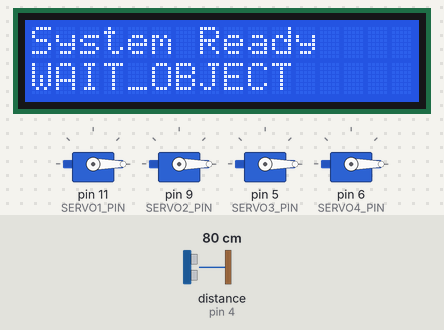
Bench run of a sketch on a simulated Arduino Uno, built with avr-gcc and run on an emulated ATmega328P. Shown: 4 × servo, 16×2 character LCD. Wiring (inferred from the names in the program): ultrasonic range finder: trigger pin 12; echo pin 4. Inputs (shaded band) come from the test bench; at power-on: distance to the obstacle (sensor on pin 4) 80 cm. The echo pulse lasts 58.3 µs per cm.

Above: at 1.2 s.
1.3 s: distance to the obstacle (sensor on pin 4) set to 11 cm
4.3 s: distance to the obstacle (sensor on pin 4) set to 8 cm
At 7.2 s:
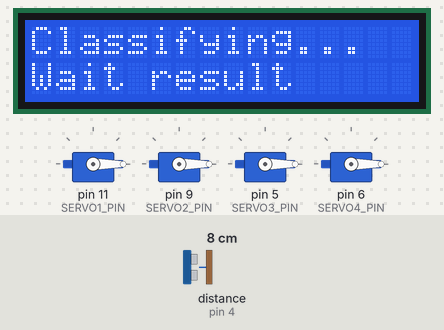
Timing chart, 0 to 8.7 s (numbered marks = the images above; inputs shaded):
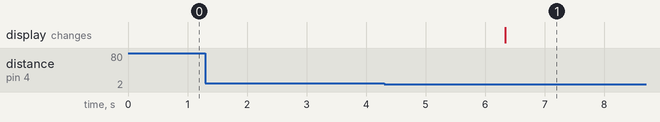

Measured:
- the behaviour switches between 10 and 9 cm on distance to the obstacle (sensor on pin 4) (found by bisection; images 0 and 1)
- after the input at 1.3 s, every drawn part: stays the same
- after the input at 4.3 s, the display: changes after 2.0 s (image 1)

The sketch:

arduino_lid.ino
```cpp
/*
 * 쓰레기 분류 시스템의 물체 감지·뚜껑·LCD 제어 보드 코드입니다.
 * 초음파로 물체를 감지해 Zybo에 분류를 요청하고 1~6 결과 문자에 따라 서보와 안내 화면을 제어합니다.
 * WAIT_OBJECT, WAIT_CLASS, SERVO_ACTIVE_HOLD의 세 상태를 loop에서 순서대로 관리합니다.
 */

#include <SoftwareSerial.h>
#include <Servo.h>
#include <Wire.h>
#include <LiquidCrystal_I2C.h>
#include <avr/io.h>

const int TRIG_PIN = 12;
const int ECHO_PIN = 4;

SoftwareSerial ZYNQ_Serial(7, 8);

Servo servo1, servo2, servo3, servo4;

const int SERVO1_PIN = 11;
const int SERVO2_PIN = 9;
const int SERVO3_PIN = 5;
const int SERVO4_PIN = 6;

LiquidCrystal_I2C lcd(0x27, 16, 2);

const int SERVO_HOME   = 0;
const int SERVO_ACTIVE = 90;

const float DETECTION_THRESHOLD_CM = 10.0f;

const unsigned long DETECT_HOLD_MS        = 2000;
const unsigned long SERVO_HOLD_MS         = 5000;
const unsigned long WAIT_CLASS_TIMEOUT_MS = 10000;
const unsigned long NONE_SHOW_MS          = 2500;

enum State {
  WAIT_OBJECT,
  WAIT_CLASS,
  SERVO_ACTIVE_HOLD
};

State state = WAIT_OBJECT;

unsigned long detectStart = 0;
unsigned long stateTs     = 0;

int activeServoIdx = 0;
unsigned long noneDisplayStart = 0;

/**
 * 기능: 물체 감지용 초음파 센서의 echo 길이를 거리로 변환합니다.
 * 입력: 없음. trigger/echo 핀과 micros()를 사용합니다.
 * 출력: cm 단위 거리, timeout·측정 범위 초과이면 999.0.
 * 처리 구조: 10 us trigger 이후 echo 상승·하강을 각각 제한 시간 안에 읽고 펄스 길이를 58로 나눕니다.
 */
float measureDistanceCm();
/**
 * 기능: 네 개 쓰레기통 서보를 닫힘 위치로 복귀시킵니다.
 * 입력: 없음. 연결된 servo1~4를 사용합니다.
 * 출력: 모든 서보에 SERVO_HOME 각도를 기록합니다.
 * 처리 구조: 시작·오류·상태 전환 때 다른 뚜껑이 열려 있지 않도록 공통 복귀 동작을 수행합니다.
 */
void resetAllHome();
/**
 * 기능: 선택한 쓰레기 종류의 서보를 지정 각도로 이동합니다.
 * 입력: idx: 서보 번호 1~4, angle: 목표 각도.
 * 출력: 해당 Servo 인스턴스의 write()를 호출합니다.
 * 처리 구조: 번호를 switch로 구분하고 해당하는 서보 한 개만 제어합니다.
 */
void moveServoIdx(int idx, int angle);
/**
 * 기능: 분류 결과 문자를 사람이 읽을 수 있는 LCD 문구로 표시합니다.
 * 입력: c: ASCII 1~5 분류 결과.
 * 출력: LCD에 CAN/GENERAL/GLASS/PET/NONE을 표시합니다.
 * 처리 구조: 화면을 지우고 공통 제목과 종류 문자열을 두 줄에 출력합니다.
 */
void displayClassOnLCD(char c);
/**
 * 기능: 다음 물체를 기다리는 LCD 화면으로 전환합니다.
 * 입력: 없음. LCD 인스턴스를 사용합니다.
 * 출력: System Ready와 WAIT_OBJECT 문구를 표시합니다.
 * 처리 구조: 화면을 지운 뒤 첫째·둘째 줄의 커서를 설정하고 안내 문구를 출력합니다.
 */
void lcdShowReady();

/**
 * 기능: 초음파 센서 trigger 출력을 LOW로 내립니다.
 * 입력: 없음. D12(PB4)를 사용합니다.
 * 출력: PORTB의 PB4 bit를 0으로 만듭니다.
 * 처리 구조: trigger 펄스의 시작 전·종료 후 기준 상태를 설정합니다.
 */
static inline void trigLow()  { PORTB &= ~(1 << PB4); }
/**
 * 기능: 초음파 센서 trigger 펄스를 HIGH로 올립니다.
 * 입력: 없음. D12(PB4)를 사용합니다.
 * 출력: PORTB의 PB4 bit를 1로 만듭니다.
 * 처리 구조: 측정 함수가 짧게 유지한 뒤 trigLow로 펄스를 종료합니다.
 */
static inline void trigHigh() { PORTB |=  (1 << PB4); }
/**
 * 기능: 초음파 센서 echo 핀의 현재 논리값을 읽습니다.
 * 입력: 없음. D4(PD4)를 사용합니다.
 * 출력: echo가 HIGH이면 1, LOW이면 0.
 * 처리 구조: PIND의 PD4 bit를 검사해 상승·하강 시각 측정에 제공합니다.
 */
static inline uint8_t echoRead() { return (PIND & (1 << PD4)) != 0; }

/**
 * 기능: 쓰레기통 뚜껑 보드의 통신·센서·서보·LCD를 준비합니다.
 * 입력: 없음. 부팅 시 Arduino core가 호출합니다.
 * 출력: UART, trigger/echo pin, 네 Servo와 LCD 대기 화면.
 * 처리 구조: 주변장치를 초기화하고 모든 뚜껑을 닫은 뒤 WAIT_OBJECT 화면을 표시합니다.
 */
void setup() {
  Serial.begin(115200);
  ZYNQ_Serial.begin(115200);

  DDRB |= (1 << DDB4);
  trigLow();

  DDRD &= ~(1 << DDD4);
  PORTD &= ~(1 << PD4);

  servo1.attach(SERVO1_PIN);
  servo2.attach(SERVO2_PIN);
  servo3.attach(SERVO3_PIN);
  servo4.attach(SERVO4_PIN);

  resetAllHome();

  lcd.init();
  lcd.backlight();
  lcdShowReady();
}

/**
 * 기능: 물체 감지→분류 대기→뚜껑 개방·복귀 상태 머신을 실행합니다.
 * 입력: 초음파 거리, millis(), Zybo UART 문자.
 * 출력: 분류 요청 문자, LCD 안내, 해당 서보의 열림/닫힘.
 * 처리 구조: WAIT_OBJECT에서 2초 감지 후 요청, WAIT_CLASS에서 결과/오류/timeout 처리, SERVO_ACTIVE_HOLD에서 5초 후 복귀합니다.
 */
void loop() {
  unsigned long now = millis();
  float dCurrent = (state == WAIT_OBJECT) ? measureDistanceCm() : 999.0f;
  now = millis();

  switch (state) {

    case WAIT_OBJECT: {
      if (noneDisplayStart != 0 && (now - noneDisplayStart >= NONE_SHOW_MS)) {
        noneDisplayStart = 0;
        lcdShowReady();
      }

      if (dCurrent < DETECTION_THRESHOLD_CM) {
        if (detectStart == 0) {
          detectStart = now;
        } else if (now - detectStart >= DETECT_HOLD_MS) {
          while (ZYNQ_Serial.available()) ZYNQ_Serial.read();

          ZYNQ_Serial.print('1');

          lcd.clear();
          lcd.setCursor(0, 0);
          lcd.print("Classifying...");
          lcd.setCursor(0, 1);
          lcd.print("Wait result");

          detectStart = 0;
          stateTs = now;
          state = WAIT_CLASS;
        }
      } else {
        detectStart = 0;
      }
      break;
    }

    case WAIT_CLASS:
      if (WAIT_CLASS_TIMEOUT_MS > 0 &&
          (now - stateTs) > WAIT_CLASS_TIMEOUT_MS) {
        resetAllHome();
        noneDisplayStart = 0;
        lcdShowReady();
        state = WAIT_OBJECT;
        break;
      }

      if (ZYNQ_Serial.available()) {
        char c = ZYNQ_Serial.read();

        if (c == '6') {
          resetAllHome();
          lcd.clear();
          lcd.print("Classify failed");
          noneDisplayStart = now;
          state = WAIT_OBJECT;
          break;
        }
        if (c >= '1' && c <= '5') {
          displayClassOnLCD(c);

          if (c >= '1' && c <= '4') {
            activeServoIdx = c - '0';

            resetAllHome();
            moveServoIdx(activeServoIdx, SERVO_ACTIVE);

            noneDisplayStart = 0;
            stateTs = now;
            state = SERVO_ACTIVE_HOLD;

          } else if (c == '5') {
            noneDisplayStart = now;
            activeServoIdx = 0;
            resetAllHome();
            state = WAIT_OBJECT;
          }
        }
      }
      break;

    case SERVO_ACTIVE_HOLD:
      if (now - stateTs >= SERVO_HOLD_MS) {
        if (activeServoIdx >= 1 && activeServoIdx <= 4) {
          moveServoIdx(activeServoIdx, SERVO_HOME);
        }
        activeServoIdx = 0;
        state = WAIT_OBJECT;
        noneDisplayStart = 0;
        lcdShowReady();
      }
      break;
  }

  delay(10);
}

/**
 * 기능: 분류 결과 문자를 사람이 읽을 수 있는 LCD 문구로 표시합니다.
 * 입력: c: ASCII 1~5 분류 결과.
 * 출력: LCD에 CAN/GENERAL/GLASS/PET/NONE을 표시합니다.
 * 처리 구조: 화면을 지우고 공통 제목과 종류 문자열을 두 줄에 출력합니다.
 */
void displayClassOnLCD(char c) {
  lcd.clear();
  lcd.setCursor(0, 0);
  lcd.print("Detected:");
  lcd.setCursor(0, 1);

  switch (c) {
    case '1': lcd.print("CAN");     break;
    case '2': lcd.print("GENERAL"); break;
    case '3': lcd.print("GLASS");   break;
    case '4': lcd.print("PET");     break;
    case '5': lcd.print("NONE");    break;
    default:  lcd.print("UNKNOWN"); break;
  }
}

/**
 * 기능: 다음 물체를 기다리는 LCD 화면으로 전환합니다.
 * 입력: 없음. LCD 인스턴스를 사용합니다.
 * 출력: System Ready와 WAIT_OBJECT 문구를 표시합니다.
 * 처리 구조: 화면을 지운 뒤 첫째·둘째 줄의 커서를 설정하고 안내 문구를 출력합니다.
 */
void lcdShowReady() {
  lcd.clear();
  lcd.setCursor(0, 0);
  lcd.print("System Ready");
  lcd.setCursor(0, 1);
  lcd.print("WAIT_OBJECT");
}

/**
 * 기능: 네 개 쓰레기통 서보를 닫힘 위치로 복귀시킵니다.
 * 입력: 없음. 연결된 servo1~4를 사용합니다.
 * 출력: 모든 서보에 SERVO_HOME 각도를 기록합니다.
 * 처리 구조: 시작·오류·상태 전환 때 다른 뚜껑이 열려 있지 않도록 공통 복귀 동작을 수행합니다.
 */
void resetAllHome() {
  servo1.write(SERVO_HOME);
  servo2.write(SERVO_HOME);
  servo3.write(SERVO_HOME);
  servo4.write(SERVO_HOME);
}

/**
 * 기능: 선택한 쓰레기 종류의 서보를 지정 각도로 이동합니다.
 * 입력: idx: 서보 번호 1~4, angle: 목표 각도.
 * 출력: 해당 Servo 인스턴스의 write()를 호출합니다.
 * 처리 구조: 번호를 switch로 구분하고 해당하는 서보 한 개만 제어합니다.
 */
void moveServoIdx(int idx, int angle) {
  switch (idx) {
    case 1: servo1.write(angle); break;
    case 2: servo2.write(angle); break;
    case 3: servo3.write(angle); break;
    case 4: servo4.write(angle); break;
  }
}

/**
 * 기능: 물체 감지용 초음파 센서의 echo 길이를 거리로 변환합니다.
 * 입력: 없음. trigger/echo 핀과 micros()를 사용합니다.
 * 출력: cm 단위 거리, timeout·측정 범위 초과이면 999.0.
 * 처리 구조: 10 us trigger 이후 echo 상승·하강을 각각 제한 시간 안에 읽고 펄스 길이를 58로 나눕니다.
 */
float measureDistanceCm() {
  trigLow();
  delayMicroseconds(2);
  trigHigh();
  delayMicroseconds(10);
  trigLow();

  const unsigned long timeout_us = 25000UL;

  unsigned long t0 = micros();
  while (!echoRead()) {
    if (micros() - t0 > timeout_us) return 999.0f;
  }

  unsigned long tRise = micros();
  while (echoRead()) {
    if (micros() - tRise > timeout_us) return 999.0f;
  }
  unsigned long tFall = micros();

  unsigned long duration = tFall - tRise;
  float cm = duration / 58.0f;
  return (cm > 400.0f) ? 999.0f : cm;
}
```
